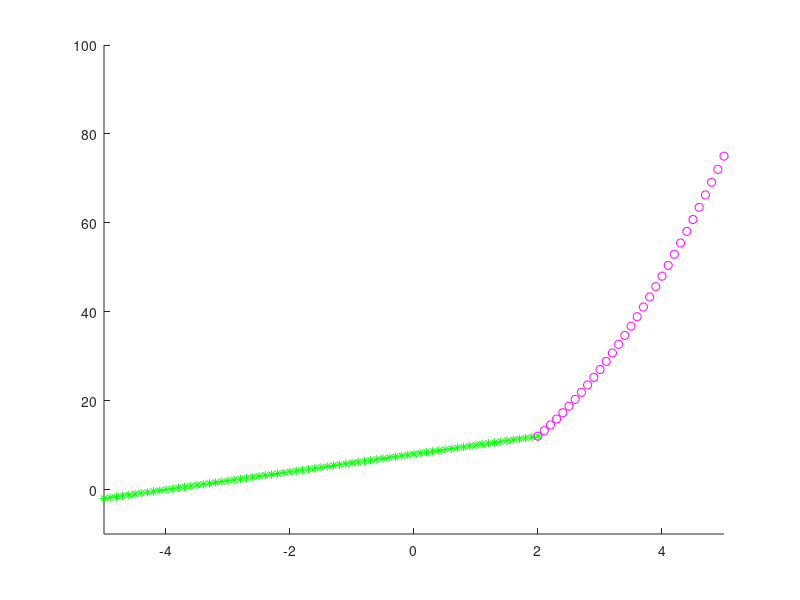

The MATLAB source for this figure:
x1 = [-5:0.1:2];
y1 = 2*x1+8;
figure, hold on
plot(x1,y1, '*g');
x2 = [2:0.1:5];
y2 = 3*x2.^2;
plot(x2,y2, 'om');
axis([-5 5 -10 100]);